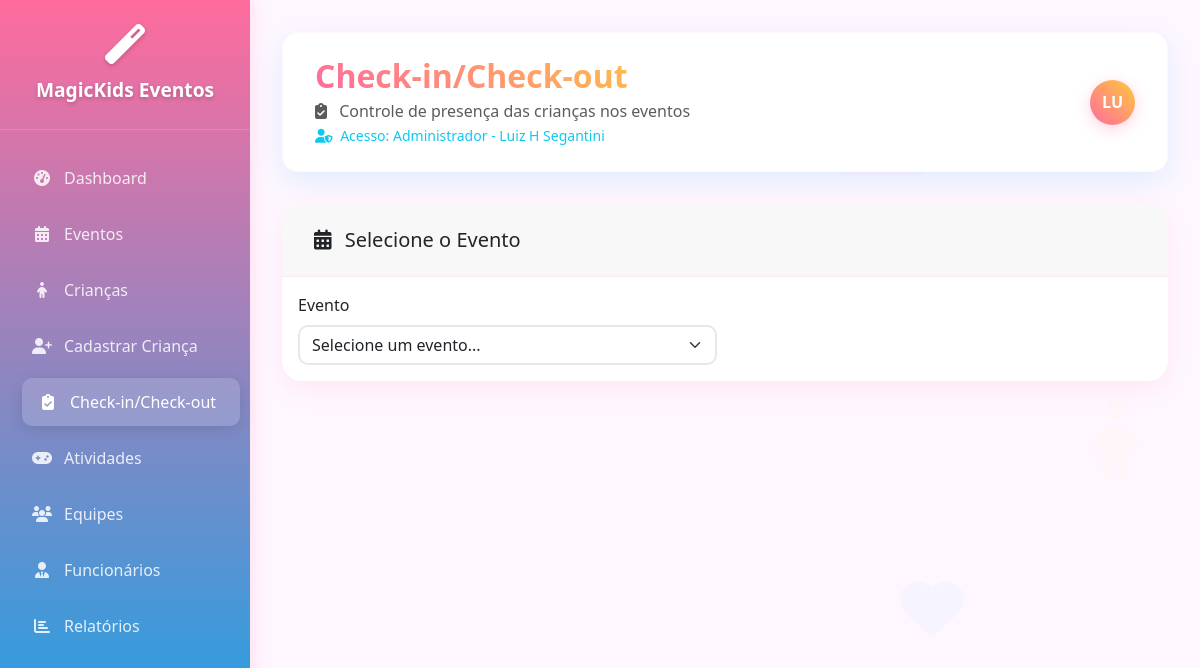
The page /checkin.php (signed in) on the database its author committed.
### tables this page shows
CREATE TABLE IF NOT EXISTS `usuarios` (
  `id` int(11) NOT NULL AUTO_INCREMENT,
  `nome_completo` varchar(255) NOT NULL,
  `cpf` varchar(14) NOT NULL,
  `email` varchar(255) NOT NULL,
  `cargo` varchar(100) DEFAULT NULL,
  `login` varchar(50) NOT NULL,
  `senha` varchar(255) NOT NULL,
  `perfil` enum('administrador','coordenador','animador','monitor','auxiliar') NOT NULL,
  `data_criacao` timestamp NOT NULL DEFAULT current_timestamp(),
  `data_atualizacao` timestamp NOT NULL DEFAULT current_timestamp() ON UPDATE current_timestamp(),
  PRIMARY KEY (`id`),
  UNIQUE KEY `cpf` (`cpf`),
  UNIQUE KEY `email` (`email`),
  UNIQUE KEY `login` (`login`)
);

### includes/auth.php (called while the page is built, shortened)
<?php
function getCurrentUser() {
    try {
        $database = new Database();
        $db = $database->getConnection();
        $query = "SELECT * FROM usuarios WHERE id = :id";
        $stmt = $db->prepare($query);
        $stmt->bindParam(':id', $_SESSION['user_id']);
        $stmt->execute();
        $user = $stmt->fetch();
        if ($user && isset($user['nome_completo'])) {
            $user['nome'] = $user['nome_completo'];
        }
        return $user;
    } catch (Exception $e) {
        error_log("Erro ao obter usuário atual: " . $e->getMessage());
        return null;
    }
}
?>

### checkin.php (the view, shortened to what this page needs)
<?php
require_once 'includes/auth.php';
$currentUser = getCurrentUser();
$permissions = [
    'administrador' => [
        'dashboard' => true,
        'eventos' => true,
        'criancas' => true,
        'cadastro_crianca' => true,
        'checkin' => true,
        'atividades' => true,
        'equipes' => true,
        'funcionarios' => true,
        'relatorios' => true,
        'logs' => true
    ],
    'coordenador' => [
        'dashboard' => true,
        'eventos' => true,
        'criancas' => true,
        'cadastro_crianca' => true,
        'checkin' => true,
        'atividades' => true,
        'equipes' => true,
        'funcionarios' => false,
        'relatorios' => true,
        'logs' => false
    ],
    'animador' => [
        'dashboard' => true,
        'eventos' => true,
        'criancas' => true,
        'cadastro_crianca' => true,
        'checkin' => true,
        'atividades' => true,
        'equipes' => false,
        'funcionarios' => false,
        'relatorios' => false,
        'logs' => false
    ],
    'monitor' => [
        'dashboard' => true,
        'eventos' => true,
        'criancas' => true,
        'cadastro_crianca' => true,
        'checkin' => true,
        'atividades' => true,
        'equipes' => false,
        'funcionarios' => false,
        'relatorios' => false,
        'logs' => false
    ],
    'auxiliar' => [
        'dashboard' => true,
        'eventos' => false,
        'criancas' => true,
        'cadastro_crianca' => false,
        'checkin' => true,
        'atividades' => false,
        'equipes' => false,
        'funcionarios' => false,
        'relatorios' => false,
        'logs' => false
    ]
];
$userPermissions = $permissions[$currentUser['perfil']] ?? $permissions['auxiliar'];
function hasUserPermission($permission) {
    global $userPermissions;
    return isset($userPermissions[$permission]) && $userPermissions[$permission];
}
?>
<!DOCTYPE html>
<html lang="pt-BR">
<head>
    <link href="https://cdnjs.cloudflare.com/ajax/libs/bootstrap/5.3.2/css/bootstrap.min.css" rel="stylesheet">
    <link href="https://cdnjs.cloudflare.com/ajax/libs/font-awesome/6.4.0/css/all.min.css" rel="stylesheet">
    <link rel="stylesheet" href="assets/css/checkin.css">
</head>
<body>
    <div class="floating-shapes">
        <i class="fas fa-child fa-5x shape"></i>
        <i class="fas fa-heart fa-4x shape"></i>
    </div>
    <nav class="sidebar">
        <div class="company-info">
            <i class="fas fa-magic"></i>
            <div class="company-name">MagicKids Eventos</div>
        </div>
        <nav>
            <a class="nav-link" href="dashboard_eventos.php">
                <i class="fas fa-tachometer-alt"></i>Dashboard
            </a>
            <?php if (hasUserPermission('eventos')): ?>
            <a class="nav-link" href="eventos.php">
                <i class="fas fa-calendar-alt"></i>Eventos
            </a>
            <?php endif; ?>
            <?php if (hasUserPermission('criancas')): ?>
            <a class="nav-link" href="criancas.php">
                <i class="fas fa-child"></i>Crianças
            </a>
            <?php endif; ?>
            <?php if (hasUserPermission('cadastro_crianca')): ?>
            <a class="nav-link" href="cadastro_crianca.php">
                <i class="fas fa-user-plus"></i>Cadastrar Criança
            </a>
            <?php endif; ?>
            <?php if (hasUserPermission('checkin')): ?>
            <a class="nav-link active" href="checkin.php">
                <i class="fas fa-clipboard-check"></i>Check-in/Check-out
            </a>
            <?php endif; ?>
            <?php if (hasUserPermission('atividades')): ?>
            <a class="nav-link" href="atividades.php">
                <i class="fas fa-gamepad"></i>Atividades
            </a>
            <?php endif; ?>
            <?php if (hasUserPermission('equipes')): ?>
            <a class="nav-link" href="equipes.php">
                <i class="fas fa-users"></i>Equipes
            </a>
            <?php endif; ?>
            <?php if (hasUserPermission('funcionarios')): ?>
            <a class="nav-link" href="funcionarios.php">
                <i class="fas fa-user-tie"></i>Funcionários
            </a>
            <?php endif; ?>
            <?php if (hasUserPermission('relatorios')): ?>
            <a class="nav-link" href="relatorios.php">
                <i class="fas fa-chart-bar"></i>Relatórios
            </a>
            <?php endif; ?>
        </nav>
    </nav>
    <main class="main-content">
        <div class="header-bar">
            <div class="d-flex justify-content-between align-items-center">
                <div>
                    <h2 class="mb-1 welcome-text">Check-in/Check-out</h2>
                    <p class="text-muted mb-0">
                        <i class="fas fa-clipboard-check me-2"></i>
                        Controle de presença das crianças nos eventos
                    </p>
                    <small class="text-info">
                        <i class="fas fa-user-shield me-1"></i>
                        Acesso: <?php echo ucfirst($currentUser['perfil']); ?> - <?php echo htmlspecialchars($currentUser['nome_completo']); ?>
                    </small>
                </div>
                <div class="user-avatar">
                    <?php echo strtoupper(substr($currentUser['nome_completo'], 0, 2)); ?>
                </div>
            </div>
        </div>
        <div class="card mb-4">
            <div class="card-header">
                <h5 class="card-title mb-0">
                    <i class="fas fa-calendar-alt me-2"></i>
                    Selecione o Evento
                </h5>
            </div>
            <div class="card-body">
                <form method="GET" class="row g-3 align-items-end" id="eventoForm">
                    <div class="col-md-6">
                        <label for="evento_id" class="form-label">Evento</label>
                        <select class="form-select" id="evento_id" name="evento_id">
                            <option value="">Selecione um evento...</option>
                        </select>
                    </div>
                </form>
            </div>
        </div>
    </main>
</body>
</html>

### assets/css/checkin.css (style rules this page uses)
:root { --primary-color: #ff6b9d; --secondary-color: #ffc93c; --accent-color: #0ea5e9; --success-color: #10b981; --warning-color: #f59e0b; --danger-color: #ef4444; --info-color: #06bcf4; --purple-color: #8b5cf6; }
body { background: #fef7ff; font-family: 'Segoe UI', Tahoma, Geneva, Verdana, sans-serif; min-height: 100vh; }
.sidebar { background: linear-gradient(180deg, var(--primary-color) 0%, var(--accent-color) 100%); min-height: 100vh; width: 250px; position: fixed; top: 0; left: 0; display: flex; flex-direction: column; justify-content: space-between; color: #ffffff; padding: 0; z-index: 1000; box-shadow: 4px 0 15px rgba(255, 107, 157, 0.15); }
.sidebar .company-info { padding: 1.5rem 1rem; text-align: center; border-bottom: 1px solid rgba(255, 255, 255, 0.15); }
.sidebar .company-info i { font-size: 2.5rem; color: white; margin-bottom: 0.75rem; text-shadow: 0 2px 4px rgba(0, 0, 0, 0.2); animation: pulse 2s ease-in-out infinite; }
.sidebar .company-name { color: white; font-weight: bold; font-size: 1.2rem; margin: 0; text-shadow: 0 2px 4px rgba(0, 0, 0, 0.2); }
.sidebar nav { padding: 1.5rem 1rem; }
.sidebar .nav-link { color: rgba(255, 255, 255, 0.85); padding: 0.75rem 1rem; margin-bottom: 0.5rem; border-radius: 10px; transition: all 0.2s ease; display: flex; align-items: center; font-weight: 500; text-decoration: none; }
.sidebar .nav-link i { width: 20px; text-align: center; margin-right: 0.75rem; }
.sidebar .nav-link:hover, .sidebar .nav-link.active { background: rgba(255, 255, 255, 0.15); color: white; transform: translateX(6px); box-shadow: 0 4px 15px rgba(0, 0, 0, 0.1); }
.main-content { margin-left: 250px; padding: 2rem; }
.header-bar { background: white; border-radius: 16px; padding: 1.5rem 2rem; margin-bottom: 2rem; box-shadow: 0 10px 30px rgba(14, 165, 233, 0.12); border: 1px solid rgba(255, 107, 157, 0.05); }
.welcome-text { background: linear-gradient(45deg, var(--primary-color), var(--secondary-color)); -webkit-background-clip: text; -webkit-text-fill-color: transparent; background-clip: text; font-weight: 700; }
.user-avatar { width: 45px; height: 45px; border-radius: 50%; background: linear-gradient(45deg, var(--primary-color), var(--secondary-color)); display: flex; align-items: center; justify-content: center; color: white; font-weight: bold; box-shadow: 0 4px 15px rgba(255, 107, 157, 0.3); transition: all 0.3s ease; }
.card { border-radius: 20px; border: none; box-shadow: 0 8px 25px rgba(255, 107, 157, 0.1); transition: all 0.3s ease; }
.card-header { border-radius: 20px 20px 0 0 !important; border-bottom: 1px solid rgba(255, 107, 157, 0.1); padding: 1.5rem 2rem; }
.form-select, .form-control { border-radius: 10px; border: 2px solid #e5e7eb; transition: all 0.3s ease; }
.floating-shapes { position: fixed; top: 0; left: 0; width: 100%; height: 100%; pointer-events: none; z-index: -1; }
.shape { position: absolute; opacity: 0.03; animation: float 12s ease-in-out infinite; }
.shape:nth-child(2) { top: 50%; right: 5%; animation-delay: 4s; color: var(--secondary-color); }
.shape:nth-child(3) { bottom: 20%; left: 75%; animation-delay: 8s; color: var(--info-color); }

### rows shown on the page
usuarios: perfil "Administrador", nome_completo "Luiz H Segantini", nome_completo "LU"
